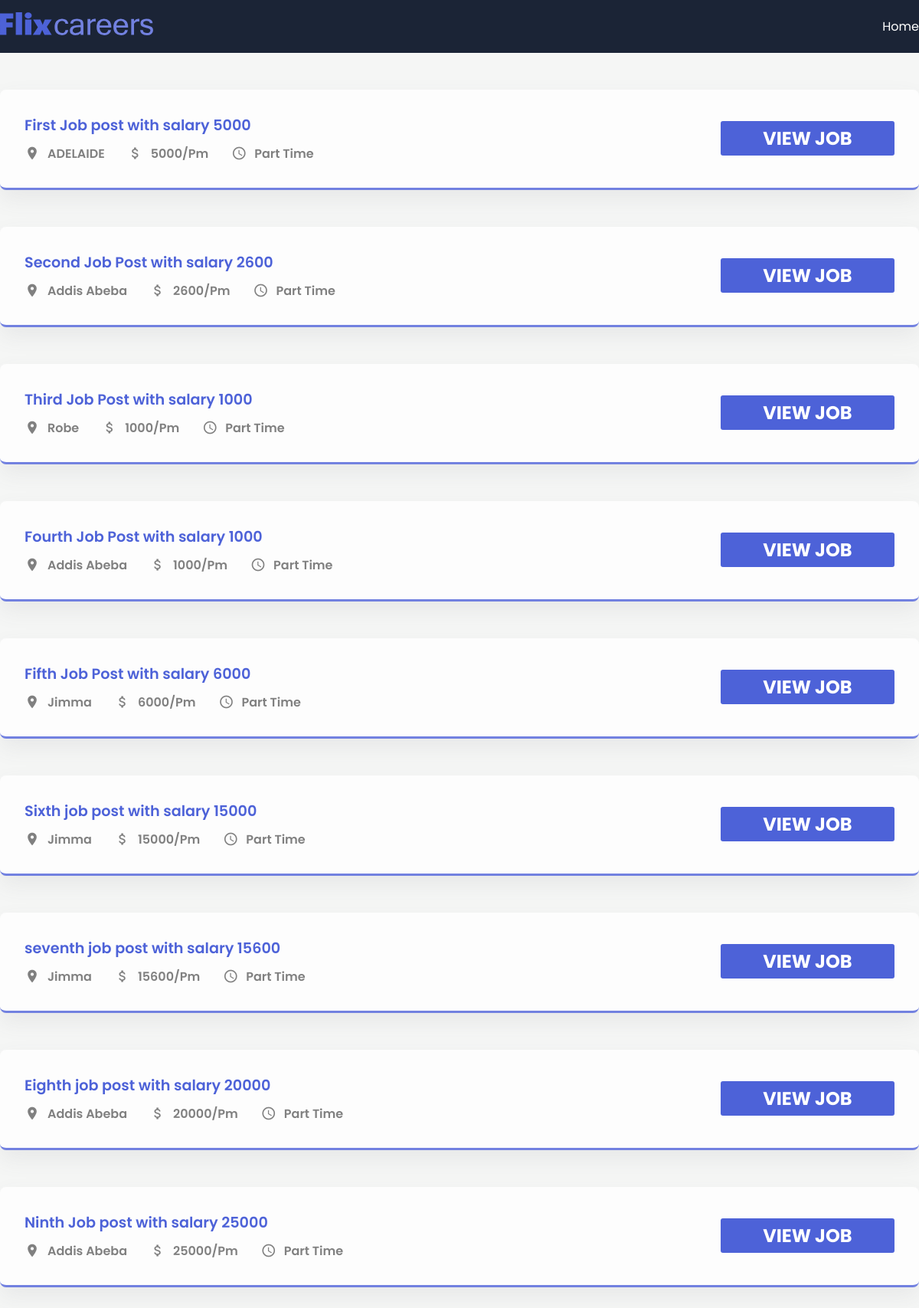
The page / on the database its author committed.
### app/models.py (models this page shows, shortened)
class JobPost(models.Model):
    JOB_TYPE_CHOICES = [
        ('Full Time',"Full Time"),
        ('Part Time',"Part Time"),
    ]
    title = models.CharField(max_length=200)
    description = models.TextField()
    date = models.DateTimeField(auto_now_add = True)
    expiry = models.DateField(null = True)
    salary = models.IntegerField()
    slug = models.SlugField(null=True, max_length=40, unique = True)
    location = models.OneToOneField(Location,on_delete = models.CASCADE ,null = True)
    author = models.ForeignKey(Author, on_delete = models.CASCADE, null =True)
    skills = models.ManyToManyField(Skills)
    type= models.CharField(max_length=200,null=False , choices= JOB_TYPE_CHOICES)
    def __str__(self):
        return f"{self.title} with salary {self.salary}"

class Location(models.Model):
    street = models.CharField(max_length = 200)
    city = models.CharField(max_length = 200)
    state = models.CharField(max_length =200)
    country = models.CharField(max_length = 200)
    zip = models.CharField(max_length = 200)

### app/views.py (the view)
# urls.py: path('',job_list,name='jobs_home'),
def job_list(request):
    jobs = JobPost.objects.all()
    context = {"jobs":jobs}
    return render(request,'app/jobs.html',context)

### app/templates/app/jobs.html (shortened to what this page needs)
{% extends "base.html" %}
{% block content %}
    <section>
      {% for job in jobs %}
      <div class="container">
       <div class="post">
         <div class="job-info">
           <h1 class="job-title">{{job}}</h1>
           <div class="job-des">
             <div class="location item">
               <span class="material-icons"> place </span>
               <p>{{job.location.city}}</p>
             </div>
             <div class="budget item">
               <span class="material-icons"> attach_money </span>
               <p>{{job.salary}}/Pm</p>
             </div>
             <div class="time item">
               <span class="material-icons"> schedule </span>
               <p>{{job.type}}</p>
             </div>
           </div>
         </div>
         <div class="buttons">
           <button class="apply">
               <a href="{% url 'jobs_detail' job.id %}">
                   <h1>VIEW JOB</h1></a>
           </button>
         </div>
       </div>
      {% endfor %}
   </section>{% endblock content %}

### templates/base.html (shortened to what this page needs)
{%load static%}
<!DOCTYPE html>
<html lang="en">
  <head>
    <link rel="stylesheet" href="{%static 'app/style.css'%}" />
  </head>
  <body>
    <header>
      <nav>
        <div class="container">
          <div class="logo">
            <img src="{%static 'app/logo.svg'%}" alt="" />
          </div>
          <div class="links">
            <a href=" {% url "jobs_home" %} " onclick="menu()">Home</a>
          </div>
        </div>
      </nav>
    </header>
    {% block content %}
    {% endblock content %}
  </body>
</html>

### app/static/app/style.css (style rules this page uses)
* { margin: 0; padding: 0; box-sizing: border-box; font-family: "Poppins", sans-serif; }
:root { --blue: #4d62d8; --lblue: #7281e0; --card: #fdfdfd; --shadow: #64646f17 0px 12px 29px 0px; --nav: #1b2436; }
body { background: #f5f6f5; }
button { border: none; outline: none; cursor: pointer; border-radius: 3px; }
nav { background: var(--nav); padding: 1em 0; }
a { text-decoration: none; color: white; }
.container { max-width: 1200px; margin: auto; }
nav .container { display: flex; align-items: center; justify-content: space-between; color: white; }
.logo { width: 200px; }
img { width: 100%; }
.links { display: flex; align-items: center; justify-content: center; }
.links a { color: white; margin-left: 30px; font-size: 1rem; font-weight: 400; }
.post { background: var(--card); border-radius: 8px; padding: 2em; box-shadow: var(--shadow); margin-top: 3em; display: grid; align-items: center; grid-template-columns: 8fr 2fr; border-bottom: 3px solid var(--lblue); }
.buttons { display: grid; grid-template-columns: repeat(1, 1fr); gap: 20px; }
.post:last-child { margin-bottom: 5em; }
.item { display: flex; align-items: center; margin-left: 30px; }
.item:first-child { margin-left: 0; }
.job-des { display: flex; align-items: center; }
.item span { margin-right: 10px; font-size: 20px !important; color: gray; }
.item p { font-size: 1rem; font-weight: 600; color: gray; }
.apply { background: var(--blue); height: 45px; padding: 0 40px; color: white; font-size: 1rem; font-weight: 500; }
.job-title { font-size: 1.2rem; font-weight: 600; margin-bottom: 10px; color: var(--blue); }
button { cursor: pointer; }

### rows shown on the page
JobPost: title+salary "First Job post with salary 5000", location.city "ADELAIDE", salary "5000", type "Part Time"
JobPost: title+salary "Second Job Post with salary 2600", location.city "Addis Abeba", salary "2600", type "Part Time"
JobPost: title+salary "Third Job Post with salary 1000", location.city "Robe", salary "1000", type "Part Time"
JobPost: title+salary "Fourth Job Post with salary 1000", location.city "Addis Abeba", salary "1000", type "Part Time"
JobPost: title+salary "Fifth Job Post with salary 6000", location.city "Jimma", salary "6000", type "Part Time"
JobPost: title+salary "Sixth job post with salary 15000", location.city "Jimma", salary "15000", type "Part Time"
JobPost: title+salary "seventh job post with salary 15600", location.city "Jimma", salary "15600", type "Part Time"
JobPost: title+salary "Eighth job post with salary 20000", location.city "Addis Abeba", salary "20000", type "Part Time"
JobPost: title+salary "Ninth Job post with salary 25000", location.city "Addis Abeba", salary "25000", type "Part Time"
